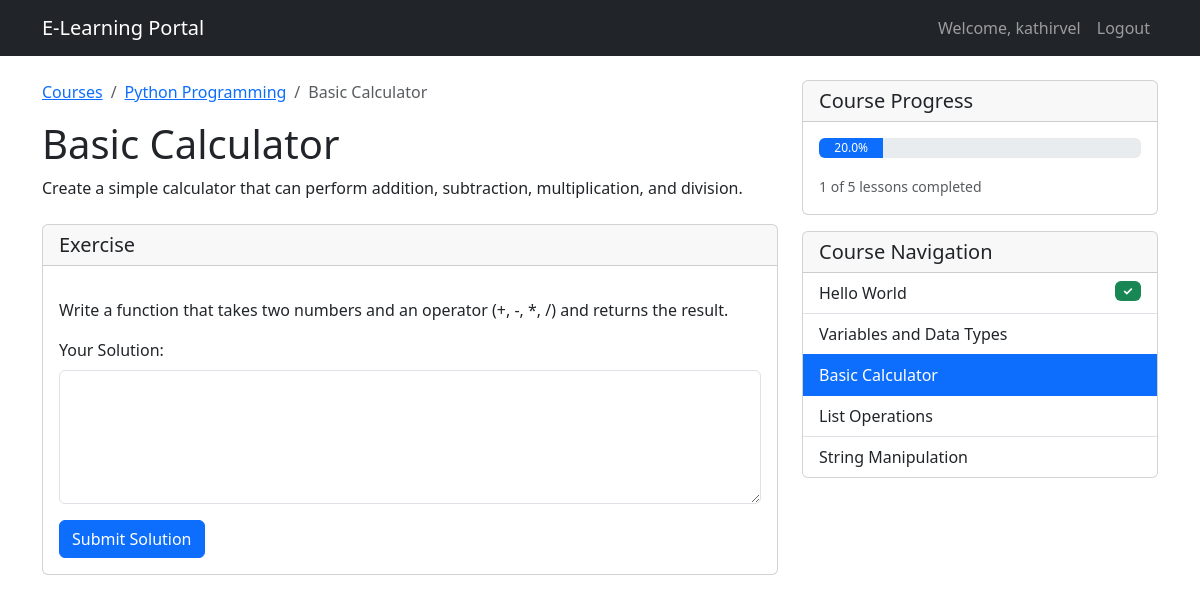
The app's page /course/1/lesson/3/ (signed in) with its own data.
### courses/models.py (models this page shows, shortened)
class Course(models.Model):
    title = models.CharField(max_length=200)
    description = models.TextField()
    language = models.CharField(max_length=50)
    created_at = models.DateTimeField(auto_now_add=True)
    updated_at = models.DateTimeField(auto_now=True)
    image = models.ImageField(upload_to='course_images/', null=True, blank=True)

class Lesson(models.Model):
    course = models.ForeignKey(Course, on_delete=models.CASCADE, related_name='lessons')
    title = models.CharField(max_length=200)
    content = models.TextField()
    order = models.IntegerField()
    exercise = models.TextField(blank=True)
    solution = models.TextField(blank=True)
    class Meta:
        ordering = ['order']

class UserProgress(models.Model):
    user = models.ForeignKey(User, on_delete=models.CASCADE)
    course = models.ForeignKey(Course, on_delete=models.CASCADE)
    completed_lessons = models.ManyToManyField(Lesson, blank=True)
    last_accessed = models.DateTimeField(auto_now=True)
    def progress_percentage(self):
        total_lessons = self.course.lessons.count()
        if total_lessons == 0:
            return 0
        return (self.completed_lessons.count() / total_lessons) * 100
    class Meta:
        unique_together = ('user', 'course')

### courses/views.py (the view, shortened to what this page needs)
# urls.py: path('course/<int:course_id>/lesson/<int:lesson_id>/', views.lesson_detail, name='lesson_detail'),
@login_required
def lesson_detail(request, course_id, lesson_id):
    course = get_object_or_404(Course, id=course_id)
    lesson = get_object_or_404(Lesson, id=lesson_id, course=course)
    progress, created = UserProgress.objects.get_or_create(
        user=request.user,
        course=course
    )
    return render(request, 'courses/lesson_detail.html', {
        'course': course,
        'lesson': lesson,
        'progress': progress
    })

### courses/templates/courses/lesson_detail.html (shortened to what this page needs)
{% extends 'courses/base.html' %}
{% block content %}
<div class="row">
    <div class="col-md-8">
        <nav aria-label="breadcrumb">
            <ol class="breadcrumb">
                <li class="breadcrumb-item"><a href="{% url 'courses:course_list' %}">Courses</a></li>
                <li class="breadcrumb-item"><a href="{% url 'courses:course_detail' course.id %}">{{ course.title }}</a></li>
                <li class="breadcrumb-item active">{{ lesson.title }}</li>
            </ol>
        </nav>
        <h1>{{ lesson.title }}</h1>
        <div class="lesson-content mb-4">
            {{ lesson.content|linebreaks }}
        </div>
        {% if lesson.exercise %}
        <div class="card mb-4">
            <div class="card-header">
                <h5 class="mb-0">Exercise</h5>
            </div>
            <div class="card-body">
                <p>{{ lesson.exercise|linebreaks }}</p>
                <form method="post" class="mt-3">
                    <div class="mb-3">
                        <label for="solution" class="form-label">Your Solution:</label>
                        <textarea class="form-control" id="solution" name="solution" rows="5" required></textarea>
                    </div>
                    <button type="submit" class="btn btn-primary">Submit Solution</button>
                </form>
            </div>
        </div>
        {% endif %}
    </div>
    <div class="col-md-4">
        <div class="card">
            <div class="card-header">
                <h5 class="mb-0">Course Progress</h5>
            </div>
            <div class="card-body">
                <div class="progress mb-3">
                    <div class="progress-bar" role="progressbar"
                         style="width: {{ progress.progress_percentage }}%"
                         aria-valuenow="{{ progress.progress_percentage }}"
                         aria-valuemin="0"
                         aria-valuemax="100">
                        {{ progress.progress_percentage|floatformat:1 }}%
                    </div>
                </div>
                <p class="card-text">
                    <small class="text-muted">
                        {{ progress.completed_lessons.count }} of {{ course.lessons.count }} lessons completed
                    </small>
                </p>
            </div>
        </div>
        <div class="card mt-3">
            <div class="card-header">
                <h5 class="mb-0">Course Navigation</h5>
            </div>
            <div class="list-group list-group-flush">
                {% for l in course.lessons.all %}
                <a href="{% url 'courses:lesson_detail' course.id l.id %}"
                   class="list-group-item list-group-item-action {% if l.id == lesson.id %}active{% endif %}">
                    {{ l.title }}
                    {% if l in progress.completed_lessons.all %}
                    <span class="badge bg-success float-end">✓</span>
                    {% endif %}
                </a>
                {% endfor %}
            </div>
        </div>
    </div>
</div>
{% endblock %}

### courses/templates/courses/base.html (shortened to what this page needs)
<!DOCTYPE html>
<html lang="en">
<head>
    <link href="https://cdn.jsdelivr.net/npm/bootstrap@5.3.0/dist/css/bootstrap.min.css" rel="stylesheet">
</head>
<body>
    <nav class="navbar navbar-expand-lg navbar-dark bg-dark">
        <div class="container">
            <a class="navbar-brand" href="{% url 'courses:course_list' %}">E-Learning Portal</a>
            <div class="collapse navbar-collapse" id="navbarNav">
                <ul class="navbar-nav ms-auto">
                    {% if user.is_authenticated %}
                        <li class="nav-item">
                            <span class="nav-link">Welcome, {{ user.username }}</span>
                        </li>
                        <li class="nav-item">
                            <a class="nav-link" href="{% url 'logout' %}">Logout</a>
                        </li>
                    {% else %}
                        <li class="nav-item">
                            <a class="nav-link" href="{% url 'login' %}">Login</a>
                        </li>
                    {% endif %}
                </ul>
            </div>
        </div>
    </nav>
    <div class="container mt-4">
        {% block content %}
        {% endblock %}
    </div>
</body>
</html>

### courses/templates/courses/base.html (style rules this page uses)
.progress { height: 20px; }

### records on screen
Course: title "Python Programming", lessons.count "5"
Lesson: title "Basic Calculator", content "Create a simple calculator that can perform addition, subtraction, multiplication, and division.", exercise "Write a function that takes two numbers and an operator (+, -, *, /) and returns the result."
UserProgress: progress_percentage "20.0", completed_lessons.count "1"
Lesson: title "Hello World"
Lesson: title "Variables and Data Types"
Lesson: title "List Operations"
Lesson: title "String Manipulation"

### other values on screen
{{ user.username }} "kathirvel"
